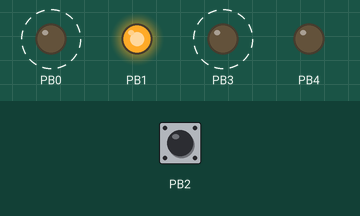
This sketch was run on a simulated ATtiny85, built with avr-gcc and run on an emulated ATtiny85. Shown: output pins drawn as LEDs (lit = HIGH). Dashed ring = blinking. The test bench sets the inputs (shaded band); at power-on: PB2 HIGH. Sleep ends after the set time or at an interrupt.

Above: at 0.5 s.
1.3 s: PB2 pulled LOW for 0.15 s
At 1.5 s:
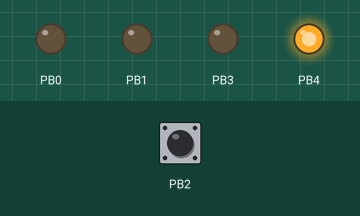
4.3 s: PB2 pulled LOW for 1 s
At 6.3 s:
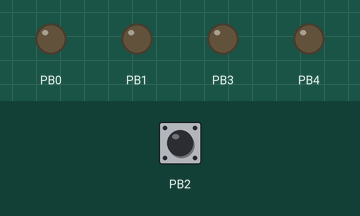
7.3 s: PB2 pulled LOW for 3.2 s
At 10.57 s:
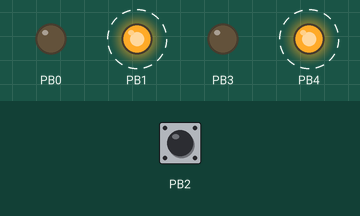
Timing chart, 0 to 18.7 s (numbered marks = the images above; inputs shaded):
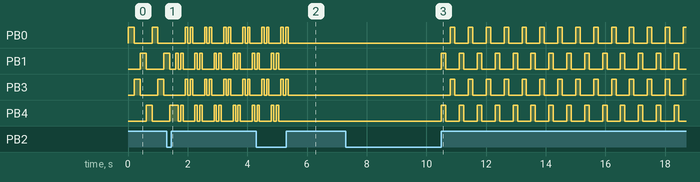

Measured:
- after the input at 4.3 s, PB0, PB3: goes on until 5.4 s, then stays LOW; PB1, PB4: goes on until 5.0 s, then stays LOW
- after the input at 7.3 s, PB0, PB3: alternates HIGH for 0.15 s and LOW for 0.45 s, starting after 3.5 s; PB1, PB4: alternates HIGH for 0.15 s and LOW for 0.45 s, starting after 3.2 s
- by itself, PB0, PB3, PB4: repeats every 0.64 s: LOW 0.08 s, HIGH 0.08 s, LOW 0.40 s, HIGH 0.08 s
- by itself, PB1: repeats every 0.64 s: HIGH 0.08 s, LOW 0.08 s, HIGH 0.08 s, LOW 0.40 s

The sketch:

ChristmasTree_Regs_V3.3.ino
```cpp
/*
 *  ATTiny 85/13A simple blink with multiple pins / leds.
 *  the pattern of the leds can be changed via interrupt pin on PB2.
 *
 *    Shared under the Creative Commons.
 *
 */

// Requires headers for AVR defines and ISR function
#include <avr/io.h>
#include <avr/interrupt.h>
#include <avr/sleep.h>
#include <avr/wdt.h>


// Define pins for switch the LED, plus the chosen interrupt for reacting to

#define INTERRUPT_PIN PCINT2  // This is PB2 per the schematic
#define DATADIRECTIONPIN DDB2 //page 64 data sheet
#define INT_PIN PB2           // Interrupt pin of choice: PB1 (same as PCINT2) - Pin 7

#define LED_PIN1 PB0           // PB0 - Pin 5
#define LED_PIN2 PB1           // PB1 - Pin 6
#define LED_PIN3 PB3           // PB3 - Pin 2
#define LED_PIN4 PB4           // PB4 - Pin 3


/*
 * Alias for the ISR: "PCINT_VECTOR" (Note: There is only one PCINT ISR.
 * PCINT0 in the name for the ISR was confusing to me at first,
 * hence the Alias, but it's how the datasheet refers to it)
 */
#define PCINT_VECTOR PCINT0_vect      // This step is not necessary - it's a naming thing for clarity

volatile uint8_t pushCount = 0; // variables used within ISR must be declared Volatile.

void setup() {
    cli();                    // Disable interrupts during setup

    DDRB = (1 << LED_PIN1) | (1 << LED_PIN2)
         | (1 << LED_PIN3) | (1 << LED_PIN4); //replaces pinMode(LED_PIN1, OUTPUT);

    //configuring and enabling the interrupt

    PCMSK |= (1 << INTERRUPT_PIN);    // Enable interrupt handler (ISR) for our chosen interrupt pin (PCINT1/PB1/pin 6)

    GIMSK |= (1 << PCIE);             // Enable PCINT interrupt in the general interrupt mask

    DDRB &= ~(0 << DATADIRECTIONPIN);  //replaces pinMode(INT_PIN, INPUT);

    PORTB |= (1<< INT_PIN); //disable pull-up. must hook up pulldown resistor [ 1K ].

    sei();                            //last line of setup - enable interrupts after setup

}


void loop() {

  switch(pushCount){
    case 0 :
    pattern1();
    break;
    case 1 :
    pattern2();
    break;
    case 2 :
    pattern3();
    break;
    case 3 :
    pattern4();
    break;
    default:
    pattern1();
  }

}

// This is the interrupt handler called when there is any change on the INT_PIN
// ISR is defined in the headers - the ATtiny85 only has one handler
ISR(PCINT_VECTOR)
{
    if((PINB >> PINB2)&1!=0) {  // or if ( (PINB & PINB2) != 0 ) or (PINB >> PINB2)&1
      if(pushCount > 3) {
        pushCount = 0;
      }else{
        pushCount ++;
      }
  }
  delay(50); //small debounce
}

void pattern1(){
  PORTB |= (1 << LED_PIN2) | (1 << LED_PIN4); //replaces digitalWrite(LED_PINx,HIGH);
  delay(150);
  PORTB &= ~((1 << LED_PIN2) | (1 << LED_PIN4)); //replaces digitalWrite(LED_PINx,LOW);
  delay(150);
  PORTB |= (1 << LED_PIN1) | (1 << LED_PIN3);
  delay(150);
  PORTB &= ~((1 << LED_PIN1) | (1 << LED_PIN3));
  delay(150);
}

void pattern2(){
  PORTB |= (1 << LED_PIN1);
  delay(200);
  PORTB &= ~(1 << LED_PIN1);
  PORTB |= (1 << LED_PIN3);
  delay(200);
  PORTB &= ~(1 << LED_PIN3);
  PORTB |= (1 << LED_PIN2);
  delay(200);
  PORTB &= ~(1 << LED_PIN2);
  PORTB |= (1 << LED_PIN4);
  delay(200);
  PORTB &= ~(1<< LED_PIN4);

}

void pattern3(){
  PORTB |= (1 << LED_PIN2) | (1 << LED_PIN4);
  delay(80);
  PORTB &= ~((1 << LED_PIN2) | (1 << LED_PIN4));
  delay(80);
  PORTB |= (1 << LED_PIN2) | (1 << LED_PIN4);
  delay(80);
  PORTB &= ~((1 << LED_PIN2) | (1 << LED_PIN4));
  delay(80);
  PORTB |= (1 << LED_PIN1) |  (1 << LED_PIN3);
  delay(80);
  PORTB &= ~((1 << LED_PIN1) | (1 << LED_PIN3));
  delay(80);
  PORTB |= (1 << LED_PIN1) |  (1 << LED_PIN3);
  delay(80);
  PORTB &= ~((1 << LED_PIN1) | (1 << LED_PIN3));
  delay(80);
}

void pattern4(){  // POWER OFF
  PORTB &= ~((1 << LED_PIN1) | (1 << LED_PIN2) | (1 << LED_PIN3) | (1 << LED_PIN4)); //LEDs off
  power_off();
}

void power_off()
{
    cli();                               // Disable interrupts before next commands
    wdt_disable();                       // Disable watch dog timer to save power
    set_sleep_mode(SLEEP_MODE_PWR_DOWN); // Set sleep mode power down
    sleep_enable();
    sleep_bod_disable(); // Disable brown-out detector
    sei();               // Enable interrupts
    sleep_cpu();
    sleep_disable();
}
```
